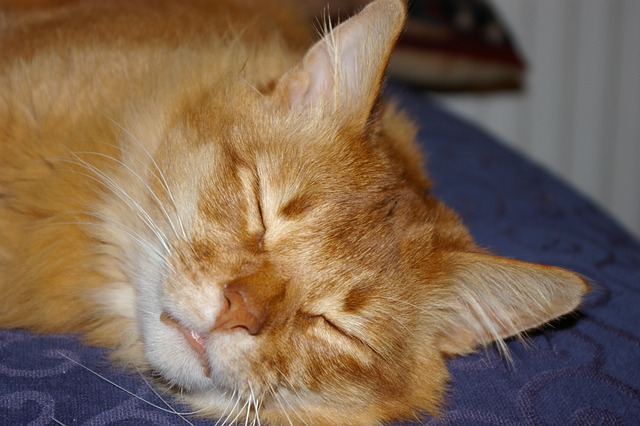
#> input picture geospatial_demo/data/sleeping-cat.jpg, 640 x 426 px
$ jupyter execute --allow-errors spatial_data_visual.ipynb   (shell and % lines are left out)
#> lines starting #> are read from the running program, lines starting #| are printed output that depends on the picture
author: arena-grom

# Spatial Data Visualization

## Imaging of Gaussian discs

Importing necessary libraries.

[cell 1]
import numpy as np
import matplotlib.pyplot as plt
import seaborn as sns
import pandas as pd

### 2D Gaussian disc

Creating Gaussian disc (10x15) for calculations and visualizations. Copied how to create a Gaussian disc from: https://www.w3resource.com/python-exercises/numpy/python-numpy-exercise-79.php. Another site that explains Gaussian maths https://scipython.com/blog/visualizing-the-bivariate-gaussian-distribution/.

The cell value at x=3 and y=5 has been highlighted and printed out below.

[cell 2]
x, y = np.meshgrid(np.linspace(-1,1,15), np.linspace(-1,1,10))
d = np.sqrt(x*x+y*y)
sigma, mu = .7, .0
gd = 8*np.exp(-((d-mu)**2 / ( 2.0 * sigma**2 ) ))

print(f'2D Gaussian-like array:\n{np.round(gd,1)}')
print(f'\nCell value at [3,5]: {round(gd[3,5], 1)}')

Imaging of the 2D Gaussian disc using Seaborn.

[cell 3]
fig, (ax0, ax1) = plt.subplots(1,2, figsize=(6.5,2.5))

plot1 = sns.heatmap(gd, ax=ax0)
plot1.set_title('Seaborn Heatmap')
plot1.set_xlabel('X')
plot1.set_ylabel('Y')

plot2 = sns.heatmap(gd, cmap='gray', ax=ax1)
plot2.set_title('Grayscale image')
plot2.set_axis_off()

plt.tight_layout()
plt.show()
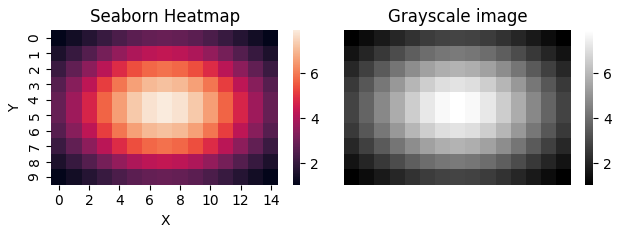
#> figure drawn by matplotlib, 4 panels

### 3D channel Gaussian disc (RGB imaging)

To visualize channels, a new thinner 3 channel Gaussian disc (RGB image) was created using numpy. The 2D was duplicated and rolled according to Part#2 and https://stackoverflow.com/questions/40119743/convert-a-grayscale-image-to-a-3-channel-image. Red, Green and Blue Gaussians do not overlap and can be plotted separately (Answering Q1).

[cell 4]
sigma = .4 # changing sigma
gd = 8*np.exp(-((d-mu)**2 / ( 2.0 * sigma**2 ) ))
gd = gd.astype('uint16') #np.uint8

img = np.stack([np.roll(gd,-2,axis=1), np.roll(gd,2,axis=0), np.roll(gd,2,axis=1)], axis=2)

fig, axs = plt.subplots(2,2, figsize=(6.5,4))

df = pd.DataFrame(gd)
plot0 = axs[0,0].imshow(gd, cmap='gray')
axs[0,0].set_title('Original')
axs[0,0].set_xticks(df.columns)
axs[0,0].set_yticks(df.index)
axs[0,0].set_xlabel('X')
axs[0,0].set_ylabel('Y')

plot1 = axs[0,1].imshow(img[:,:,0], cmap='Reds')
axs[0,1].set_title('"Red channel"')
axs[0,1].set_axis_off()

plot2 = axs[1,0].imshow(img[:,:,1], cmap='Greens')
axs[1,0].set_title('"Green channel"')
axs[1,0].set_axis_off()

plot3 = axs[1,1].imshow(img[:,:,2], cmap='Blues')
axs[1,1].set_title('"Blue channel"')
axs[1,1].set_axis_off()

plt.tight_layout()
plt.show()
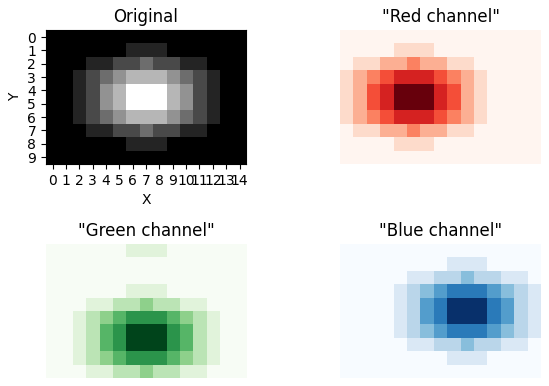
#> figure drawn by matplotlib, 4 panels

Building a new Gaussian channel for *cmap* visualizations.

[cell 5]
img = ((2**12-1)*np.exp(- (d**2 / (2.0*sigma**2) ) )).astype('uint16')

fig, ax = plt.subplots(2,3, figsize=(8,4))
(ax0, ax1, ax2, ax3, ax4, ax5) = ax.flatten()

ax0.imshow(img, cmap='gray')
ax0.set_title('Grayscale')
ax0.set_axis_off()

ax1.imshow(img, cmap='gray_r')
ax1.set_title('Grayscale reversed')
ax1.set_axis_off()

ax2.imshow(img, cmap='viridis')
ax2.set_title('Viridis')
ax2.set_axis_off()

ax3.imshow(img, cmap='hot')
ax3.set_title('Hot')
ax3.set_axis_off()

ax4.imshow(img, cmap='RdBu')
ax4.set_title('Diverging Red Blue')
ax4.set_axis_off()

ax5.imshow(img, cmap='hsv')
ax5.set_title('Cyclic HSV')
ax5.set_axis_off()

plt.show()
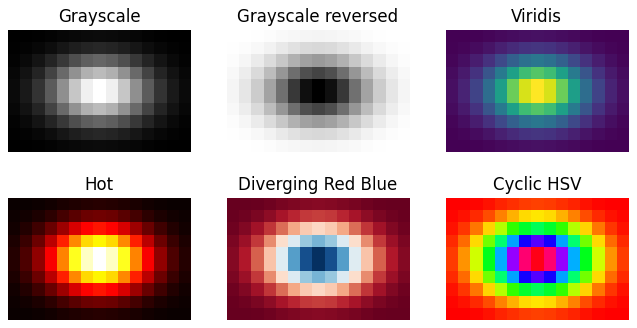
#> figure drawn by matplotlib, 6 panels

### Displaying Composite and Individual channels (RGB imaging)

The image (free from pixabay.com) of a cat is provided in the ./data folder. I followed the procedure posted in https://stackoverflow.com/questions/39885178/how-can-i-see-the-rgb-channels-of-a-given-image-with-python.

[cell 6]
import skimage.io as io

[cell 7]
img = io.imread('./data/sleeping-cat.jpg')
#> img is the input picture: shape (426, 640, 3); mean R, G, B 126.1, 103, 82.2

# create red, green and blue channels
red_channel = img[:, :, 0]
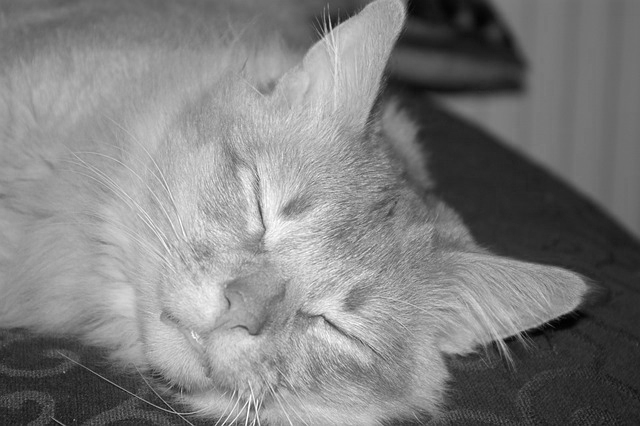
#> red_channel: shape (426, 640); min 0, max 255, mean 126.1
green_channel = img[:, :, 1]
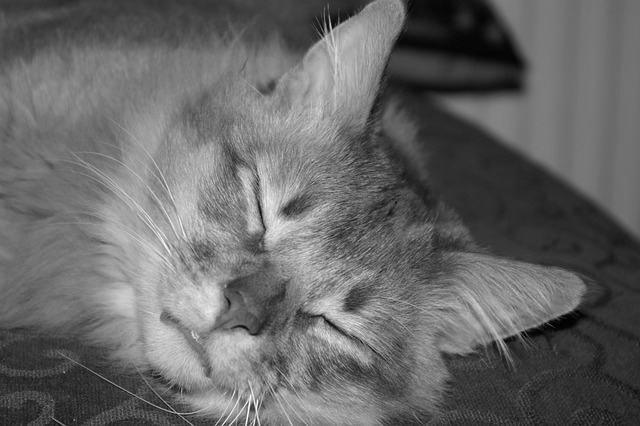
#> green_channel: shape (426, 640); min 0, max 255, mean 103
blue_channel = img[:, :, 2]
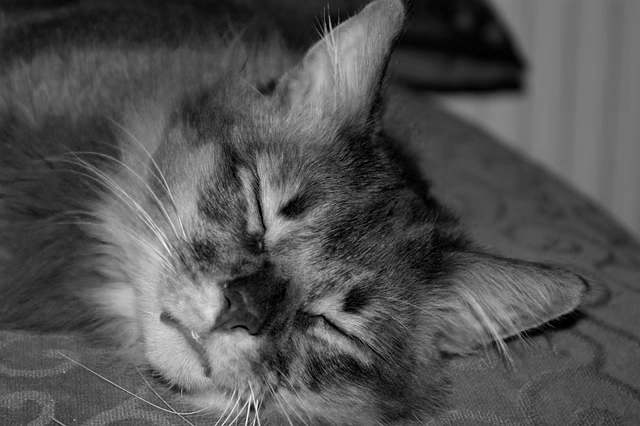
#> blue_channel: shape (426, 640); min 0, max 250, mean 82.2

fig, axs = plt.subplots(2,2, figsize=(7,5))

plot0 = axs[0,0].imshow(img, cmap='Greys_r')
axs[0,0].set_axis_off()
axs[0,0].set_title('Composite')

plot1 = axs[0,1].imshow(red_channel, cmap='Reds')
fig.colorbar(plot1, ax=axs[0,1], shrink=0.77)
axs[0,1].set_axis_off()
axs[0,1].set_title('"Red channel"')

plot2 = axs[1,0].imshow(green_channel, cmap='Greens')
fig.colorbar(plot2, ax=axs[1,0], shrink=0.77)
axs[1,0].set_axis_off()
axs[1,0].set_title('"Green channel"')

plot3 = axs[1,1].imshow(blue_channel, cmap='Blues')
fig.colorbar(plot3, ax=axs[1,1], shrink=0.77)
axs[1,1].set_axis_off()
axs[1,1].set_title('"Blue channel"')

plt.tight_layout()
plt.show()
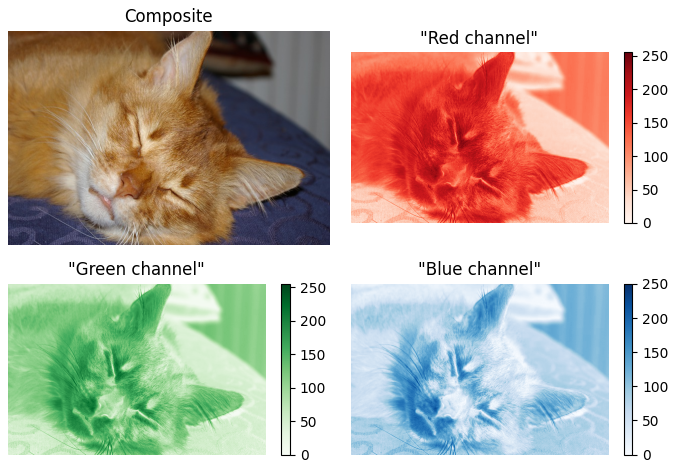
#> figure drawn by matplotlib, 7 panels

## Brain MRI imaging

Necessary libraries imported for task.

[cell 8]
import requests
from zipfile import ZipFile, ZipInfo
from io import BytesIO
from nibabel import FileHolder
from nibabel.analyze import AnalyzeImage

Reading zip file MRI-Dataset *attention* in memory.

#> (a cell that did not finish here is left out)

Visualization function

[cell 10]
def mri_vis(mri_id='068', img_nmr=17):
    """
    Function that extracts an MRI image from in-memory zip archive and plots the selected scan.
    """

    filename = 'attention/functional/snffM00587_0'+mri_id
    hdr_file = filename+'.hdr'
    img_file = filename+'.img'

    hdr = BytesIO(mri_archive.open(hdr_file).read())
    img = BytesIO(mri_archive.open(img_file).read())

    mri_dict = {'header': FileHolder(fileobj=hdr),
                'image': FileHolder(fileobj=img)}
    mri_scan= AnalyzeImage.from_file_map(mri_dict).get_fdata()

    fig = plt.figure(figsize=(4,3))
    plt.imshow(mri_scan[:,:,img_nmr])
    plt.title('MRI image of scan #'+mri_id+', slice #'+str(img_nmr))
    plt.colorbar(shrink=0.7)
    plt.axis('off')
    plt.show()

Examples

#> (a cell that did not finish here is left out)

#> (a cell that did not finish here is left out)


#> (a cell that did not finish here is left out)
